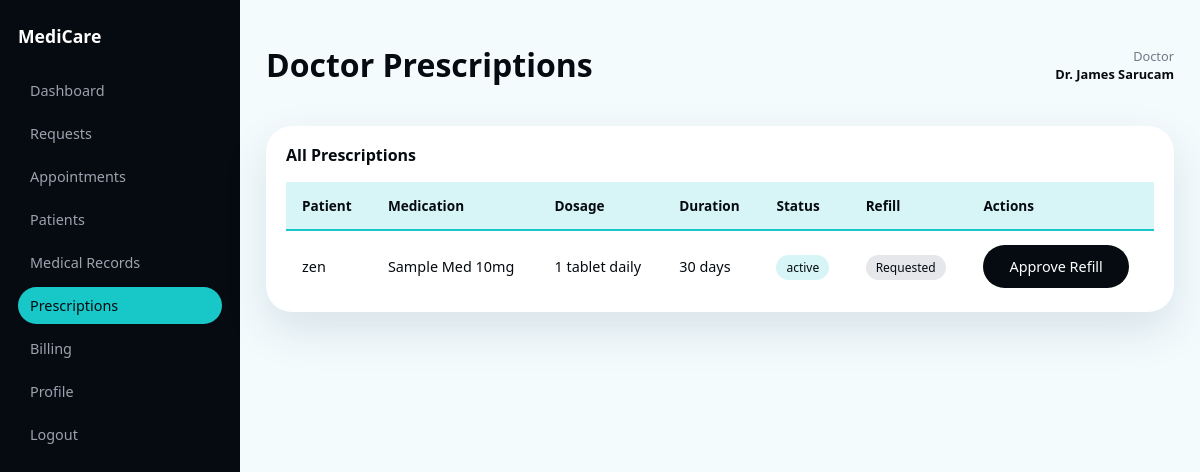
/medicare-clinic/index.php?page=staff-prescriptions (signed in), run on the app's committed database.
### tables this page shows
CREATE TABLE prescriptions (
            id INTEGER PRIMARY KEY AUTOINCREMENT,
            patient_id INTEGER NOT NULL,
            doctor_id INTEGER NOT NULL,
            medication TEXT NOT NULL,
            dosage TEXT NOT NULL,
            duration_days INTEGER,
            status TEXT DEFAULT 'active',
            refill_requested INTEGER DEFAULT 0,
            refill_approved INTEGER DEFAULT 0,
            created_at TEXT DEFAULT CURRENT_TIMESTAMP,
            FOREIGN KEY (patient_id) REFERENCES users(id),
            FOREIGN KEY (doctor_id) REFERENCES users(id)
        );

### medicare-clinic/config/auth.php (called while the page is built, shortened)
<?php
function current_user()
{
    return $_SESSION['user'] ?? null;
}
function current_role(): ?string
{
    $user = current_user();
    return $user['role'] ?? null;
}

### medicare-clinic/app/views/staff/prescriptions.php (the view, shortened to what this page needs)
<?php
require __DIR__ . '/../layouts/staff_sidebar.php';
$pdo = $GLOBALS['pdo'] ?? null;
$user = current_user();
$role = ucfirst(current_role() ?? 'Staff');
$sidebar = render_staff_sidebar();
$prescriptions = [];
if ($pdo) {
    $stmt = $pdo->query("
        SELECT p.*, u1.name as patient_name, u2.name as doctor_name
        FROM prescriptions p
        JOIN users u1 ON p.patient_id = u1.id
        JOIN users u2 ON p.doctor_id = u2.id
        ORDER BY p.created_at DESC
    ");
    $prescriptions = $stmt ? $stmt->fetchAll(PDO::FETCH_ASSOC) : [];
}
?>
<div class="app-shell">
    <?php echo $sidebar; ?>
    <main class="main-content">
        <header class="main-header">
            <h1><?php echo $role; ?> Prescriptions</h1>
            <div class="header-right">
                <div class="user-info">
                    <span class="role"><?php echo $role; ?></span>
                    <span class="name"><?php echo htmlspecialchars($user['name'] ?? $role); ?></span>
                </div>
            </div>
        </header>
        <section class="panel">
            <div class="panel-header">
                <h3>All Prescriptions</h3>
            </div>
            <table class="data-table">
                <thead>
                    <tr>
                        <th>Patient</th>
                        <th>Medication</th>
                        <th>Dosage</th>
                        <th>Duration</th>
                        <th>Status</th>
                        <th>Refill</th>
                        <th>Actions</th>
                    </tr>
                </thead>
                <tbody>
                    <?php foreach ($prescriptions as $p): ?>
                    <tr>
                        <td><?php echo htmlspecialchars($p['patient_name'] ?? '—'); ?></td>
                        <td><?php echo htmlspecialchars($p['medication']); ?></td>
                        <td><?php echo htmlspecialchars($p['dosage']); ?></td>
                        <td><?php echo (int)($p['duration_days'] ?? 0); ?> days</td>
                        <td><span class="badge <?php echo $p['status'] === 'active' ? 'cyan' : ''; ?>"><?php echo htmlspecialchars($p['status']); ?></span></td>
                        <td>
                            <?php if (!empty($p['refill_requested']) && empty($p['refill_approved'])): ?>
                                <span class="badge">Requested</span>
                            <?php elseif (!empty($p['refill_approved'])): ?>
                                <span class="badge cyan">Approved</span>
                            <?php else: ?>
                                —
                            <?php endif; ?>
                        </td>
                        <td>
                            <?php if (!empty($p['refill_requested']) && empty($p['refill_approved'])): ?>
                                <a href="index.php?page=staff-prescriptions&approve_refill=<?php echo (int)$p['id']; ?>" class="btn-primary small">Approve Refill</a>
                            <?php else: ?>
                                <span class="btn-outline small">View</span>
                            <?php endif; ?>
                        </td>
                    </tr>
                    <?php endforeach; ?>
                </tbody>
            </table>
        </section>
    </main>
</div>

### medicare-clinic/public/assets/css/style.css (style rules this page uses)
:root { --mc-bg: #f4fbfd; --mc-cyan: #18c8c8; --mc-cyan-soft: #d7f5f7; --mc-black: #050b10; --mc-gray: #6f7b86; --mc-white: #ffffff; --mc-radius-lg: 26px; --shadow-soft: 0 18px 45px rgba(7, 47, 79, 0.12); --font-main: system-ui, -apple-system, BlinkMacSystemFont, "Segoe UI", sans-serif; }
*, *::before, *::after { box-sizing: border-box; }
body { margin: 0; font-family: var(--font-main); background: var(--mc-bg); color: var(--mc-black); }
a { text-decoration: none; color: inherit; }
.btn-primary { background: var(--mc-black); color: var(--mc-white); padding: 12px 26px; border-radius: 999px; border: none; display: inline-flex; align-items: center; justify-content: center; cursor: pointer; }
.app-shell { display: grid; grid-template-columns: 240px minmax(0, 1fr); min-height: 100vh; }
.main-content { padding: 22px 26px 32px; }
.main-header { display: flex; justify-content: space-between; align-items: center; margin-bottom: 18px; }
.header-right { display: flex; align-items: center; gap: 14px; }
.user-info { text-align: right; font-size: 0.8rem; }
.user-info .role { display: block; color: var(--mc-gray); }
.user-info .name { font-weight: 600; }
.panel { background: var(--mc-white); border-radius: var(--mc-radius-lg); box-shadow: var(--shadow-soft); padding: 18px 20px 10px; }
.panel-header { display: flex; justify-content: space-between; align-items: center; margin-bottom: 10px; }
.panel-header h3 { margin: 0; font-size: 1rem; }
.badge { padding: 4px 10px; border-radius: 999px; background: #e5e7eb; font-size: 0.75rem; }
.badge.cyan { background: var(--mc-cyan-soft); color: var(--mc-black); }
.data-table { width: 100%; border-collapse: collapse; margin-top: 16px; }
.data-table thead { background: var(--mc-cyan-soft); }
.data-table th { padding: 14px 16px; text-align: left; font-weight: 600; font-size: 0.85rem; color: var(--mc-black); border-bottom: 2px solid var(--mc-cyan); }
.data-table td { padding: 14px 16px; border-bottom: 1px solid #e5e7eb; font-size: 0.9rem; }
.data-table tbody tr:last-child td { border-bottom: none; }

### data on the page
prescriptions: patient_name "zen", medication "Sample Med 10mg", dosage "1 tablet daily", duration_days "30", status "active", refill_requested "Requested"

### other printed values
$role "Doctor"
$user['name'] "Dr. James Sarucam"
